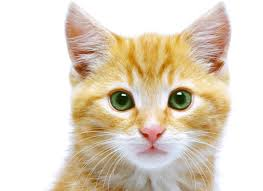
#> input picture opencvcode/cat.jpeg, 263 x 191 px, given in place of the camera
$ python changingcolorspacesexercise.py
#> lines starting #> are read from the running program, lines starting #| are printed output that depends on the picture; after the words box and inside, x2 and y2 are one past the last pixel; in counts of white or black regions, pixels touching at a corner belong together
import cv2
import numpy as np

cap = cv2.VideoCapture(0)

while (1):
    _,frame = cap.read()
#> frame is the input picture: shape (191, 263, 3); mean B, G, R 197.8, 214.8, 226.5

    hsv = cv2.cvtColor(frame, cv2.COLOR_BGR2HSV)
#> hsv: shape (191, 263, 3); mean H, S, V 23.8, 39.8, 227.3

    lower_green = np.array([50,100,100])
    upper_green = np.array([70,255,255])
    lower_blue = np.array([25,100,50])
    upper_blue = np.array([95,255,255])
    lower_red = np.array([-10,100,100])
    upper_red = np.array([10,255,255])

    mask1 = cv2.inRange(hsv, lower_red, upper_red)
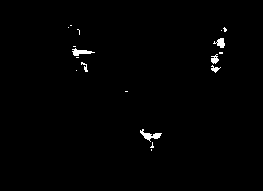
#> mask1: shape (191, 263); 0.87% white; 18 white regions (12 under 20 px), largest, box (x1, y1, x2, y2) and area: (140, 129, 162, 142) 109, (72, 48, 95, 56) 90, (213, 38, 225, 48) 68, (211, 54, 219, 64) 49, (211, 65, 221, 73) 36, (81, 62, 88, 72) 29

    mask2 = cv2.inRange(hsv, lower_green, upper_green)
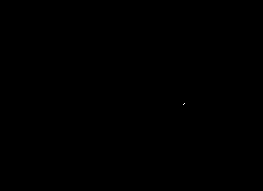
#> mask2: shape (191, 263); 0% white in thin lines or dots, all inside (x1, y1, x2, y2) = (183, 103, 185, 105)

    mask3 = cv2.inRange(hsv, lower_blue, upper_blue)
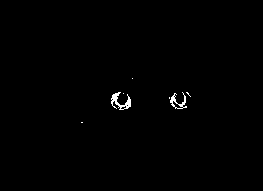
#> mask3: shape (191, 263); 0.53% white in thin lines or dots, all inside (x1, y1, x2, y2) = (81, 78, 191, 123)

    res1 = cv2.bitwise_and(frame, frame, mask=mask1)
    res2 = cv2.bitwise_and(frame, frame, mask=mask2)
    res3 = cv2.bitwise_and(frame, frame, mask=mask3)

    final_image = cv2.add(res1,res2,res3)

    cv2.imshow('finalimage',final_image)
    cv2.imshow('frame',frame)
    cv2.imshow('mask',mask1)
    cv2.imshow('mask2',mask2)
    cv2.imshow('mask',mask3)
    if cv2.waitKey(5) & 0xFF == 27:
#> (key Esc is pressed here)
        break
cv2.destroyAllWindows()
"""
#[[[ 60 255 255]]] 70 50
#[[[120 255 255]]] 110 130
#[[[  0 255 255]]]10 -10


green = np.uint8([[[0,255,0 ]]])
hsv_green = cv2.cvtColor(green,cv2.COLOR_BGR2HSV)
print(hsv_green)
blue = np.uint8([[[255,0,0 ]]])
hsv_blue = cv2.cvtColor(blue,cv2.COLOR_BGR2HSV)
print(hsv_blue)
red = np.uint8([[[0,0,255]]])
hsv_red = cv2.cvtColor(red,cv2.COLOR_BGR2HSV)
print(hsv_red)
#add 10 to 60 and subtract 10 from 60
"""
